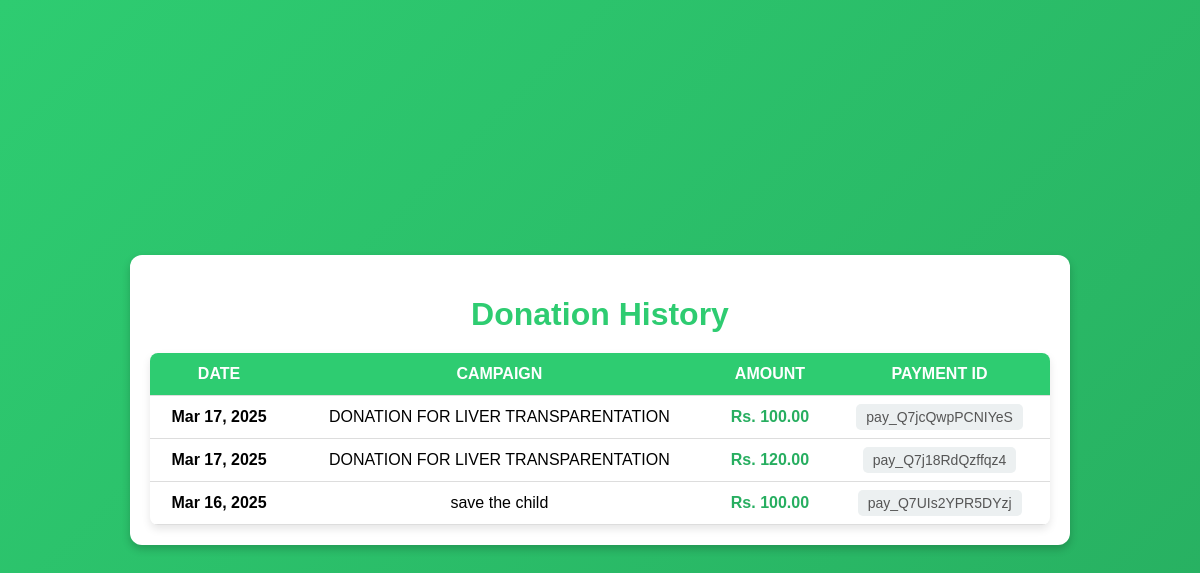
/home/donationhistory/ (signed in), run on the app's committed database.
### home/models.py (models this page shows, shortened)
class Donation(models.Model):
    user = models.ForeignKey(User, on_delete=models.CASCADE)
    campaign = models.ForeignKey('Campaign', on_delete=models.CASCADE)
    amount = models.DecimalField(max_digits=10, decimal_places=2)
    payment_id = models.CharField(max_length=100, unique=True)
    date = models.DateTimeField(auto_now_add=True)

class Campaign(models.Model):
    organization = models.ForeignKey(
        "Organization", on_delete=models.CASCADE, related_name="campaigns"
    )
    title = models.CharField(max_length=255)
    description = models.TextField()
    goal_amount = models.DecimalField(max_digits=10, decimal_places=2)
    end_date = models.DateField()
    image = models.ImageField(upload_to="campaign_images/", blank=True, null=True)
    created_by = models.ForeignKey(
        User, on_delete=models.CASCADE, related_name="campaigns", null=True, blank=True
    )  # Temporarily allow null values
    created_at = models.DateTimeField(auto_now_add=True)

### home/views.py (the view)
# urls.py: path('donationhistory/', views.donationhistory, name='donationhistory'),
def donationhistory(request):
    donations = Donation.objects.filter(user=request.user).order_by('-date')
    return render(request, 'donationhistory.html', {'donations': donations})

### templates/donationhistory.html (shortened to what this page needs)
<!DOCTYPE html>
<html lang="en">
<head>
</head>
<body>
    <div class="container">
        <h1>Donation History</h1>
        {% if donations %}
        <table>
            <thead>
                <tr>
                    <th>Date</th>
                    <th>Campaign</th>
                    <th>Amount</th>
                    <th>Payment ID</th>
                </tr>
            </thead>
            <tbody>
                {% for donation in donations %}
                <tr>
                    <td><strong>{{ donation.date|date:"M d, Y" }}</strong></td>
                    <td>{{ donation.campaign.title }}</td>
                    <td><span class="amount">Rs. {{ donation.amount }}</span></td>
                    <td><span class="payment-id">{{ donation.payment_id }}</span></td>
                </tr>
                {% endfor %}
            </tbody>
        </table>
        {% else %}
        <p class="note">You have not made any donations yet.</p>
        {% endif %}
    </div>
</body>
</html>

### templates/donationhistory.html (style rules this page uses)
body { font-family: 'Arial', sans-serif; background: linear-gradient(135deg, #2ecc71, #27ae60); margin: 0; padding: 0; display: flex; justify-content: center; align-items: center; min-height: 100vh; }
.container { width: 90%; max-width: 900px; background: white; padding: 20px; border-radius: 12px; box-shadow: 0 4px 8px rgba(0, 0, 0, 0.2); text-align: center; }
h1 { color: #2ecc71; margin-bottom: 20px; }
table { width: 100%; border-collapse: collapse; margin-top: 20px; background: white; border-radius: 8px; overflow: hidden; box-shadow: 0px 4px 8px rgba(0, 0, 0, 0.1); }
th, td { padding: 12px; text-align: center; border-bottom: 1px solid #ddd; }
th { background-color: #2ecc71; color: white; font-size: 16px; text-transform: uppercase; }
.amount { font-weight: bold; color: #27ae60; }
.payment-id { background: #ecf0f1; padding: 5px 10px; border-radius: 5px; font-size: 14px; color: #555; }

### data on the page
Donation: date "Mar 17, 2025", campaign "DONATION FOR LIVER TRANSPARENTATION", amount "100.00", payment_id "pay_Q7jcQwpPCNIYeS"
Donation: date "Mar 17, 2025", campaign "DONATION FOR LIVER TRANSPARENTATION", amount "120.00", payment_id "pay_Q7j18RdQzffqz4"
Donation: date "Mar 16, 2025", campaign "save the child", amount "100.00", payment_id "pay_Q7UIs2YPR5DYzj"
